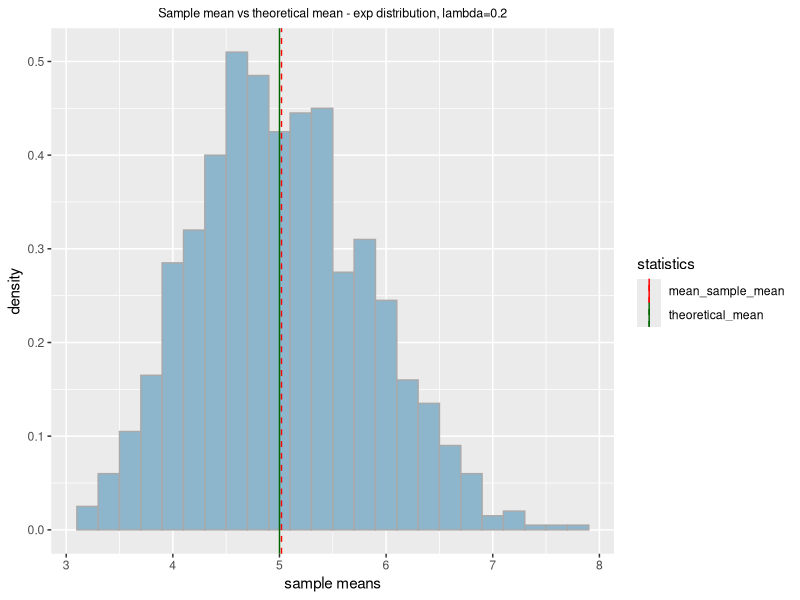
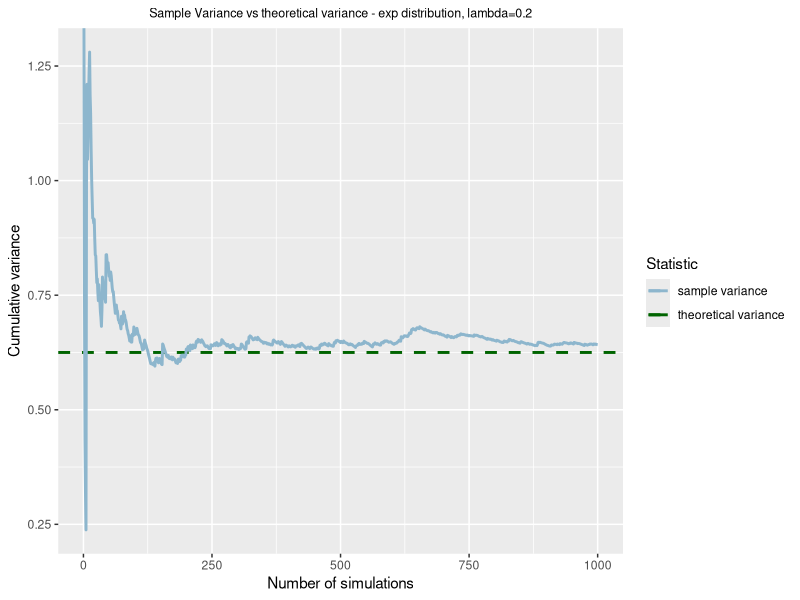
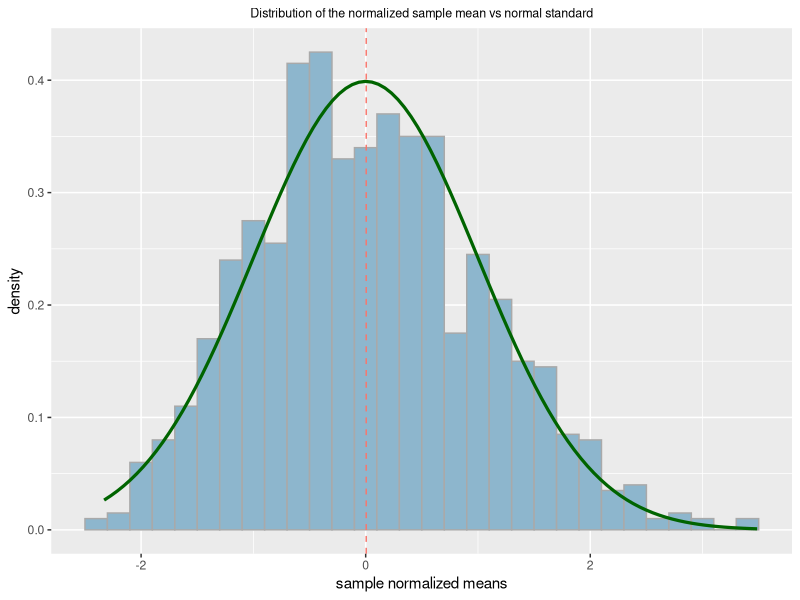
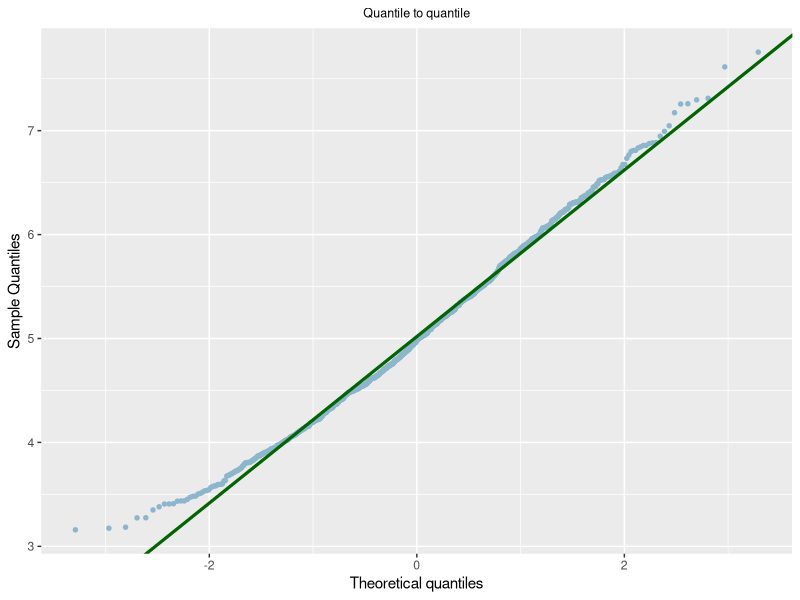

These figures' R source, in order:
## ---- chunk 1
knitr::opts_chunk$set(echo=TRUE, cache=TRUE, warning=FALSE, message=FALSE, fig.path='figure/')
## ---- chunk 2
n_samp  <- 40                      # num. of sample
n_sim   <- 1000                    # num. of simulation 
lambda  <-  1 / 5                  # rate
th_mean <- 1 / lambda              # theoretical mean 
th_var  <- 1 / (lambda^2 * n_samp) # theoretical variance

set.seed(20180810)

# define the matrix [1000, 40] containing all the simulations
mx <- matrix(rexp(n_sim * n_samp, rate=lambda), nrow=n_sim, ncol=n_samp)
df <- data.frame(sample_mean = apply(mx, 1, mean))
mean_sample_mean <- mean(df$sample_mean)
var_sample_mean <- var(df$sample_mean)

# summary table
stats    <- c("Mean", "Variance")
experimental <- c(round(mean_sample_mean, 3), round(var_sample_mean, 3))
theoretical  <- c(th_mean, th_var)
sum_df <- data.frame(stats, experimental, theoretical)
rownames(sum_df) <- NULL

knitr::kable(sum_df, caption='Summary')
## ---- chunk 3
mean_sample_mean
## ---- chunk 4
library(ggplot2)

ggplot(df, aes(x=sample_mean, fill=n_samp)) + 
  geom_histogram(binwidth=.2, color="darkgrey", aes(y=..density..), fill="lightskyblue3") +
  geom_vline(aes(xintercept=mean_sample_mean, color="mean_sample_mean"), 
             linetype="dashed", size=0.5, show.legend=TRUE) +
  geom_vline(aes(xintercept=th_mean, color="theoretical_mean"), size=0.5, show.legend=TRUE) +
  xlab("sample means") + 
  ggtitle(paste0("Sample mean vs theoretical mean - exp distribution, ", 
                 expression(lambda), "=", lambda)) +
  scale_color_manual(name="statistics", 
                     values=c(mean_sample_mean="red", theoretical_mean="darkgreen")) +
  theme(plot.title=element_text(hjust = 0.5, size=9))
## ---- chunk 5
var_sample_mean
## ---- chunk 6
cum_var <- cumsum((df$sample_mean - mean_sample_mean)^2) / (seq_along(df$sample_mean) - 1)

ggplot(data.frame(x=1:n_sim, y=cum_var)) +
  geom_hline(aes(yintercept=th_var, color="theoretical_variance"), 
            size=1, linetype="dashed", show.legend=TRUE) + 
  geom_line(aes(x=x, y=y, color="sample_variance"), 
            size=1, show.legend=TRUE) +
  scale_color_manual(name="Statistic", 
                    labels=c("sample variance", "theoretical variance"), 
                    values=c(sample_variance="lightskyblue3", theoretical_variance="darkgreen")) +
  labs(x="Number of simulations", 
       y="Cumulative variance") +
  ggtitle(paste0("Sample Variance vs theoretical variance - exp distribution, ", 
                 expression(lambda), '=', lambda)) +
  theme(plot.title=element_text(hjust = 0.5, size=9))
## ---- chunk 7
# normalization function
norm_fun <- function(xbar, n=n_sim, thmean=th_mean, thvar=th_var, lam=lambda) {
  sqrt(n) * (xbar - thmean) / (n * thvar * lam)
}

# create a new column in data  frame for normalized sample mean
df$norm_mx <- apply(df, 1, norm_fun, n_samp)
norm_mean_sample_mean <- norm_fun(mean_sample_mean)

ggplot(df, aes(x=norm_mx, fill=n_samp)) +
  geom_histogram(binwidth=.2, color="darkgrey", aes(y=..density..), fill="lightskyblue3") +
  stat_function(fun=dnorm, size=1.1, color="darkgreen") +
  geom_vline(aes(xintercept=norm_mean_sample_mean, color="norm_mean_sample_mean"), 
             linetype="dashed", size=0.5, show.legend=FALSE) +
  xlab("sample normalized means") + 
  ggtitle("Distribution of the normalized sample mean vs normal standard") +
  theme(plot.title=element_text(hjust = 0.5, size=9))
## ---- chunk 8
norm_mean_sample_mean
## ---- chunk 9

ggplot(df, aes(sample=sample_mean)) +
  stat_qq(color="lightskyblue3", size=1.2) +  
  # define reference line 
  geom_abline(intercept=mean(df$sample_mean), 
              slope=sd(df$sample_mean), color="darkgreen", size=1.1) +
  labs(x="Theoretical quantiles", y="Sample Quantiles") +
  ggtitle("Quantile to quantile") +
  theme(plot.title=element_text(hjust = 0.5, size=9))
